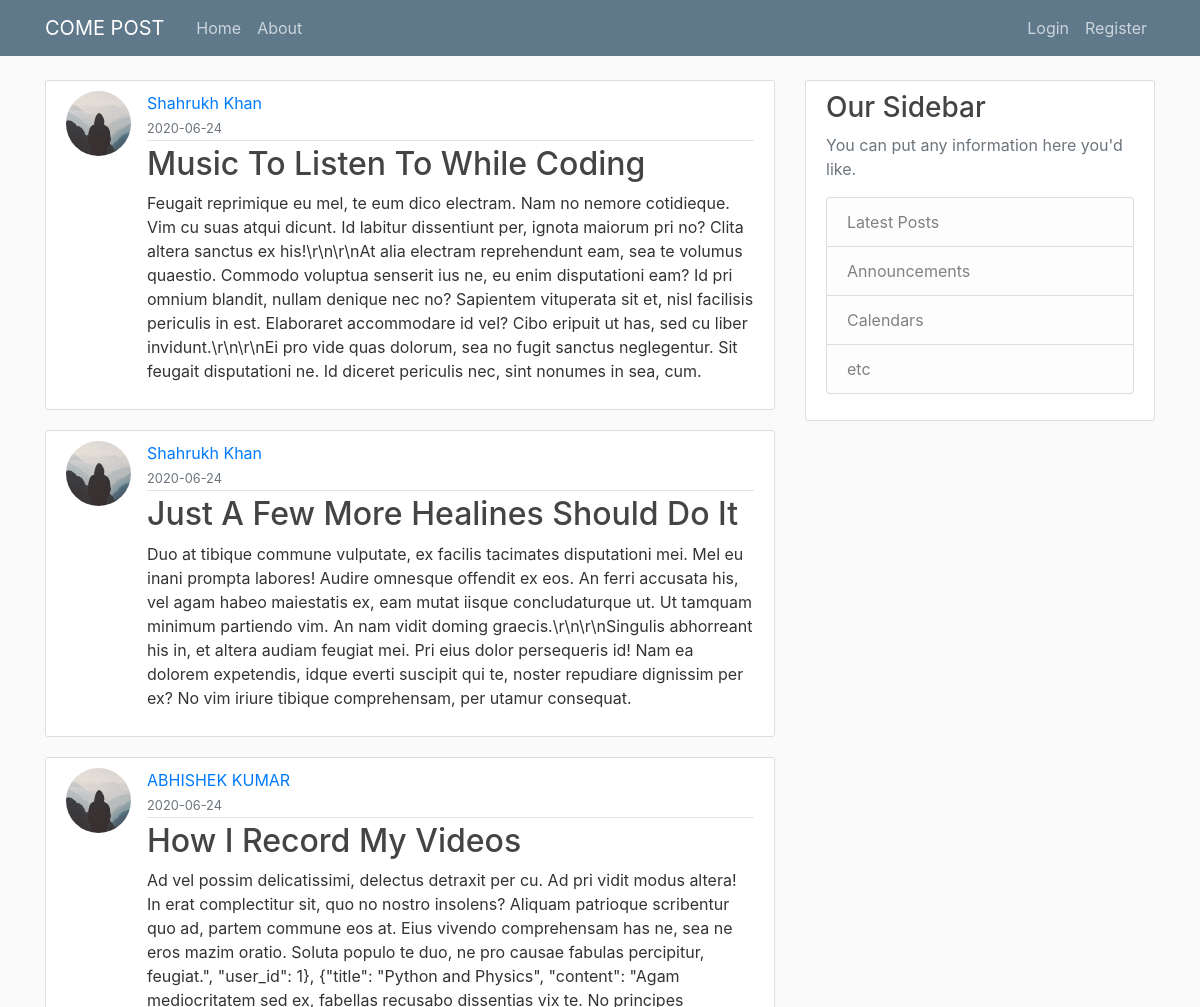
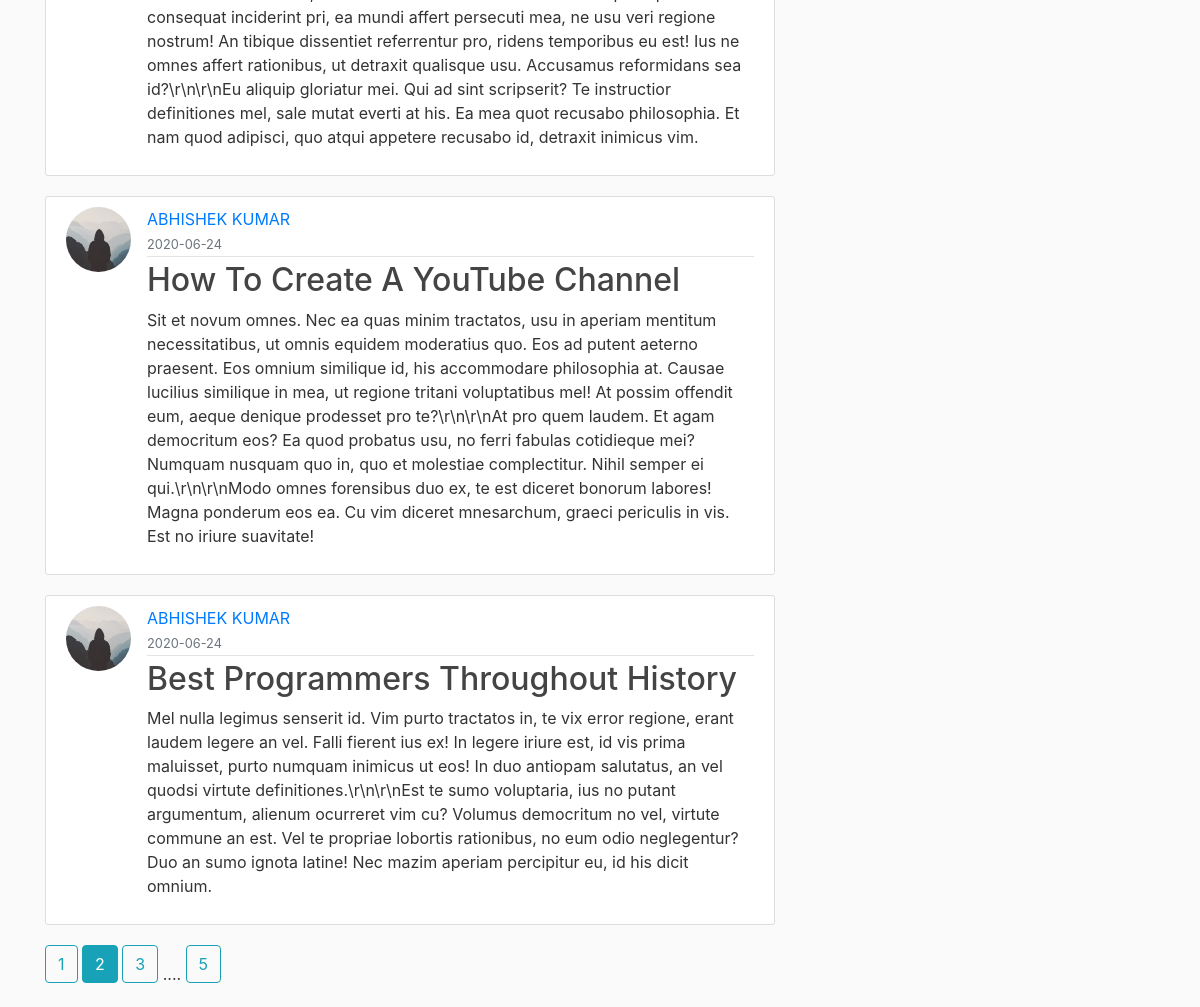
The page /home?page=2 on the database its author committed (2 pictures, top to bottom).
### flask_blog/models.py (models this page shows, shortened)
class Post(db.Model):
    id=db.Column(db.Integer,primary_key=True)
    title=db.Column(db.String(120),nullable=False)
    date_posted=db.Column(db.DateTime,nullable=False,default=datetime.utcnow)
    content=db.Column(db.Text,nullable=False)
    user_id=db.Column(db.Integer,db.ForeignKey('user.id'),nullable=False)

class User(db.Model,UserMixin):
    id=db.Column(db.Integer,primary_key=True)
    username=db.Column(db.String(20), nullable=False,unique=True)
    email=db.Column(db.String(120),nullable=False,unique=True)
    image_file=db.Column(db.String(20),nullable=False,default='default.jpg')
    password=db.Column(db.String(60),nullable=False)
    posts = db.relationship('Post', backref='author', lazy=True)

### flask_blog/routes.py (the view)
@app.route("/")
@app.route("/home")
def home():
    page=request.args.get('page',1,type=int)
    posts=Post.query.order_by(Post.date_posted.desc()).paginate(page=page,per_page=5)
    return render_template('home.html',posts=posts,title='hello')

### flask_blog/templates/home.html
{%extends "layout.html"%}
{%block content %}
{%for post in posts.items%}
<article class="media content-section">
  <img class="rounded-circle article-img" src="{{url_for('static',filename='profile_pics/'+post.author.image_file)}}">
        <div class="media-body">
          <div class="article-metadata">
            <a class="mr-2" href="{{url_for('account')}}">{{post.author.username}}</a>
            <br>
            <small class="text-muted">{{post.date_posted.strftime('%Y-%m-%d')}}</small>
          </div>
          <h2><a class="article-title" href="{{url_for('post',post_id=post.id)}}">{{ post.title }}</a></h2>
          <p class="article-content">{{ post.content }}</p>
        </div>
      </article>
    {%endfor%}
    {%for page_num in posts.iter_pages(left_edge=1,right_edge=1,left_current=1,right_current=2)%}
    {%if page_num%}
    {%if page_num==posts.page%}
    <a class="btn btn-info mb-4" href="{{url_for('home',page=page_num)}}">{{page_num}}</a>
    {%else%}
    <a class="btn btn-outline-info mb-4" href="{{url_for('home',page=page_num)}}">{{page_num}}</a>
    {%endif%}
    {%else%}
    ....
    {%endif%}
    {%endfor%}
{%endblock content%}

### flask_blog/templates/layout.html (shortened to what this page needs)
<!DOCTYPE html>
<html lang="en">
<head>
    <link rel="stylesheet" href="https://stackpath.bootstrapcdn.com/bootstrap/4.4.1/css/bootstrap.min.css"
>
    <link rel="stylesheet" type="text/css" href="{{url_for('static',filename='main.css')}}">
</head>
<body>
    <header class="site-header">
        <nav class="navbar navbar-expand-md navbar-dark bg-steel fixed-top">
            <div class="container">
                <a class="navbar-brand mr-4" href="/">COME POST</a>
                <div class="collapse navbar-collapse" id="navbarToggle">
                    <div class="navbar-nav mr-auto">
                        <a class="nav-item nav-link" href="/">Home</a>
                        <a class="nav-item nav-link" href="/about">About</a>
                    </div>
                    <div class="navbar-nav">
                        {%if current_user.is_authenticated%}
                        <a class="nav-item nav-link" href="/account">{{current_user.username}}</a>
                        <a class="nav-item nav-link" href="/logout">LOGOUT</a>
                        <a class="nav-item nav-link" href="{{url_for('new_post')}}">CREATE POST</a>
                        {%else%}
                        <a class="nav-item nav-link" href="/login">Login</a>
                        <a class="nav-item nav-link" href="/register">Register</a>
                        {%endif%}
                    </div>
                </div>
            </div>
        </nav>
    </header>
    <main role="main" class="container">
        <div class="row">
            <div class="col-md-8">
                {% block content %}{% endblock %}
            </div>
            <div class="col-md-4">
                <div class="content-section">
                    <h3>Our Sidebar</h3>
                    <p class='text-muted'>You can put any information here you'd like.
                        <ul class="list-group">
                            <li class="list-group-item list-group-item-light">Latest Posts</li>
                            <li class="list-group-item list-group-item-light">Announcements</li>
                            <li class="list-group-item list-group-item-light">Calendars</li>
                            <li class="list-group-item list-group-item-light">etc</li>
                        </ul>
                    </p>
                </div>
            </div>
        </div>
    </main>
</body>
</html>

### flask_blog/static/main.css (style rules this page uses)
body { background: #fafafa; color: #333333; margin-top: 5rem; }
h1, h2, h3, h4, h5, h6 { color: #444444; }
.bg-steel { background-color: #5f788a; }
.site-header .navbar-nav .nav-link { color: #cbd5db; }
.content-section { background: #ffffff; padding: 10px 20px; border: 1px solid #dddddd; border-radius: 3px; margin-bottom: 20px; }
.article-title { color: #444444; }
.article-content { white-space: pre-line; }
.article-img { height: 65px; width: 65px; margin-right: 16px; }
.article-metadata { padding-bottom: 1px; margin-bottom: 4px; border-bottom: 1px solid #e3e3e3 }

### rows shown on the page
Post: image_file (placeholder picture), author.username "Shahrukh Khan", date_posted "2020-06-24", title "Music To Listen To While Coding", content "Feugait reprimique eu mel, te eum dico electram. Nam no nemore cotidieque. Vim cu suas atqui dicunt. Id labitur dissentiunt per, ignota maiorum pri no? Clita altera sanctus ex his!\\r\\n\\r\\nAt alia electram reprehendunt eam, sea te volumus quaestio. Commodo voluptua senserit ius ne, eu enim disputationi eam? Id pri omnium blandit, nullam denique nec no? Sapientem vituperata sit et, nisl facilisis periculis in est. Elaboraret accommodare id vel? Cibo eripuit ut has, sed cu liber invidunt.\\r\\n\\r\\nEi pro vide quas dolorum, sea no fugit sanctus neglegentur. Sit feugait disputationi ne. Id diceret periculis nec, sint nonumes in sea, cum."
Post: image_file (placeholder picture), author.username "Shahrukh Khan", date_posted "2020-06-24", title "Just A Few More Healines Should Do It", content "Duo at tibique commune vulputate, ex facilis tacimates disputationi mei. Mel eu inani prompta labores! Audire omnesque offendit ex eos. An ferri accusata his, vel agam habeo maiestatis ex, eam mutat iisque concludaturque ut. Ut tamquam minimum partiendo vim. An nam vidit doming graecis.\\r\\n\\r\\nSingulis abhorreant his in, et altera audiam feugiat mei. Pri eius dolor persequeris id! Nam ea dolorem expetendis, idque everti suscipit qui te, noster repudiare dignissim per ex? No vim iriure tibique comprehensam, per utamur consequat."
Post: image_file (placeholder picture), author.username "ABHISHEK KUMAR", date_posted "2020-06-24", title "How I Record My Videos", content "Ad vel possim delicatissimi, delectus detraxit per cu. Ad pri vidit modus altera! In erat complectitur sit, quo no nostro insolens? Aliquam patrioque scribentur quo ad, partem commune eos at. Eius vivendo comprehensam has ne, sea ne eros mazim oratio. Soluta populo te duo, ne pro causae fabulas percipitur, feugiat.\", \"user_id\": 1}, {\"title\": \"Python and Physics\", \"content\": \"Agam mediocritatem sed ex, fabellas recusabo dissentias vix te. No principes consequat inciderint pri, ea mundi affert persecuti mea, ne usu veri regione nostrum! An tibique dissentiet referrentur pro, ridens temporibus eu est! Ius ne omnes affert rationibus, ut detraxit qualisque usu. Accusamus reformidans sea…"
Post: image_file (placeholder picture), author.username "ABHISHEK KUMAR", date_posted "2020-06-24", title "How To Create A YouTube Channel", content "Sit et novum omnes. Nec ea quas minim tractatos, usu in aperiam mentitum necessitatibus, ut omnis equidem moderatius quo. Eos ad putent aeterno praesent. Eos omnium similique id, his accommodare philosophia at. Causae lucilius similique in mea, ut regione tritani voluptatibus mel! At possim offendit eum, aeque denique prodesset pro te?\\r\\n\\r\\nAt pro quem laudem. Et agam democritum eos? Ea quod probatus usu, no ferri fabulas cotidieque mei? Numquam nusquam quo in, quo et molestiae complectitur. Nihil semper ei qui.\\r\\n\\r\\nModo omnes forensibus duo ex, te est diceret bonorum labores! Magna ponderum eos ea. Cu vim diceret mnesarchum, graeci periculis in vis. Est no iriure suavitate!"
Post: image_file (placeholder picture), author.username "ABHISHEK KUMAR", date_posted "2020-06-24", title "Best Programmers Throughout History", content "Mel nulla legimus senserit id. Vim purto tractatos in, te vix error regione, erant laudem legere an vel. Falli fierent ius ex! In legere iriure est, id vis prima maluisset, purto numquam inimicus ut eos! In duo antiopam salutatus, an vel quodsi virtute definitiones.\\r\\n\\r\\nEst te sumo voluptaria, ius no putant argumentum, alienum ocurreret vim cu? Volumus democritum no vel, virtute commune an est. Vel te propriae lobortis rationibus, no eum odio neglegentur? Duo an sumo ignota latine! Nec mazim aperiam percipitur eu, id his dicit omnium."

### other values the page prints
{{ page_num }} "1" "3" "5"
{{ page_num }} "2"
